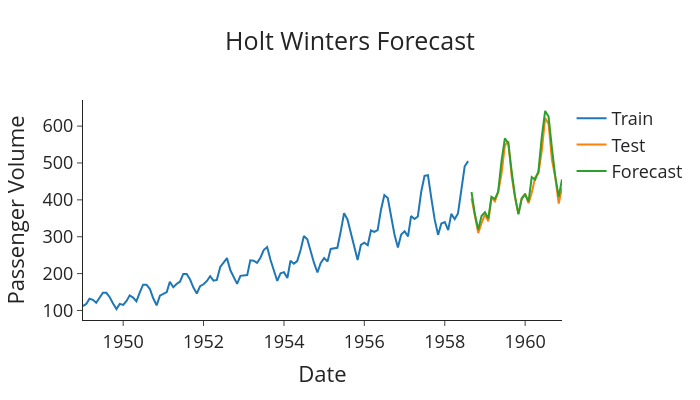

The notebook cell saved with this chart:
### Markdown cell above
For this short walkthrough, we will fit the exponential smoothing Holt Winters’ model to the famous US airline passenger dataset.

### Code cell
# Import packages
import plotly.graph_objects as go
import pandas as pd
from statsmodels.tsa.holtwinters import ExponentialSmoothing

# Read in the data
data = pd.read_csv('AirPassengers.csv')
data['Month'] = pd.to_datetime(data['Month'])

# Split train and test
train = data.iloc[:-int(len(data) * 0.2)]
test = data.iloc[-int(len(data) * 0.2):]


def plot_func(forecast: list[float],
              title: str) -> None:
    """Function to plot the forecasts."""
    fig = go.Figure()
    fig.add_trace(go.Scatter(x=train['Month'], y=train['#Passengers'], name='Train'))
    fig.add_trace(go.Scatter(x=test['Month'], y=test['#Passengers'], name='Test'))
    fig.add_trace(go.Scatter(x=test['Month'], y=forecast, name='Forecast'))
    fig.update_layout(template="simple_white", font=dict(size=18), title_text=title,
                      width=700, title_x=0.5, height=400, xaxis_title='Date',
                      yaxis_title='Passenger Volume')

    return fig.show()


# Fit Holt Winters model and get forecasts
model = ExponentialSmoothing(train['#Passengers'], trend='mul', seasonal='mul', seasonal_periods=12)\
    .fit(optimized=True)
forecasts = model.forecast(len(test))

# Plot the forecasts
plot_func(forecasts,  "Holt Winters Forecast")
